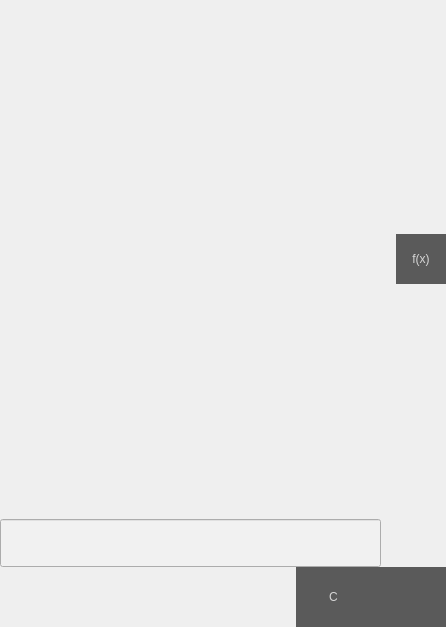
<?xml version="1.0" encoding="UTF-8"?>
<ui version="4.0">
 <class>MainWindow</class>
 <widget class="QMainWindow" name="MainWindow">
  <property name="geometry">
   <rect>
    <x>0</x>
    <y>0</y>
    <width>446</width>
    <height>627</height>
   </rect>
  </property>
  <property name="sizePolicy">
   <sizepolicy hsizetype="Minimum" vsizetype="Minimum">
    <horstretch>0</horstretch>
    <verstretch>0</verstretch>
   </sizepolicy>
  </property>
  <property name="font">
   <font>
    <pointsize>18</pointsize>
   </font>
  </property>
  <property name="windowTitle">
   <string>Twilight Calc</string>
  </property>
  <property name="styleSheet">
   <string notr="true">.MainWindow {
	font: 18pt;
	background-color: rgb(245, 245, 245);
}
QPushButton {
	color: rgb(214, 214, 214);
	background-color: rgb(90, 90, 90);
	border: 0px;
}

QPushButton:hover {
	background-color: rgb(194, 194, 194);
	color: rgb(52, 52, 52);
}

QPushButton:hover:pressed {
	
	background-color: rgb(220, 220, 220);
}</string>
  </property>
  <widget class="QWidget" name="centralwidget">
   <layout class="QGridLayout" name="gridLayout">
    <property name="leftMargin">
     <number>0</number>
    </property>
    <property name="topMargin">
     <number>0</number>
    </property>
    <property name="rightMargin">
     <number>0</number>
    </property>
    <property name="bottomMargin">
     <number>0</number>
    </property>
    <property name="spacing">
     <number>0</number>
    </property>
    <item row="0" column="0">
     <layout class="QHBoxLayout" name="horizontalLayout" stretch="3,2">
      <property name="spacing">
       <number>0</number>
      </property>
      <item>
       <layout class="QVBoxLayout" name="verticalLayout" stretch="0,0,0,0,2">
        <property name="spacing">
         <number>0</number>
        </property>
        <item>
         <layout class="QHBoxLayout" name="horizontalLayout_3"/>
        </item>
        <item>
         <widget class="QWidget" name="historyWidget" native="true">
          <property name="sizePolicy">
           <sizepolicy hsizetype="Preferred" vsizetype="Minimum">
            <horstretch>0</horstretch>
            <verstretch>0</verstretch>
           </sizepolicy>
          </property>
          <layout class="QHBoxLayout" name="horizontalLayout_4">
           <property name="spacing">
            <number>0</number>
           </property>
           <property name="sizeConstraint">
            <enum>QLayout::SetDefaultConstraint</enum>
           </property>
           <property name="leftMargin">
            <number>0</number>
           </property>
           <property name="topMargin">
            <number>0</number>
           </property>
           <property name="rightMargin">
            <number>0</number>
           </property>
           <property name="bottomMargin">
            <number>0</number>
           </property>
           <item>
            <spacer name="horizontalSpacer_3">
             <property name="orientation">
              <enum>Qt::Horizontal</enum>
             </property>
             <property name="sizeHint" stdset="0">
              <size>
               <width>40</width>
               <height>20</height>
              </size>
             </property>
            </spacer>
           </item>
           <item>
            <widget class="QPushButton" name="funsButton">
             <property name="minimumSize">
              <size>
               <width>50</width>
               <height>50</height>
              </size>
             </property>
             <property name="styleSheet">
              <string notr="true">QPushButton:checked {
	background-color: rgb(35, 140, 220);
}</string>
             </property>
             <property name="text">
              <string>f(x)</string>
             </property>
             <property name="checkable">
              <bool>true</bool>
             </property>
            </widget>
           </item>
          </layout>
         </widget>
        </item>
        <item>
         <layout class="QHBoxLayout" name="horizontalLayout_2" stretch="2,0,0">
          <item>
           <widget class="QLineEdit" name="expressionEdit">
            <property name="sizePolicy">
             <sizepolicy hsizetype="Preferred" vsizetype="Fixed">
              <horstretch>0</horstretch>
              <verstretch>0</verstretch>
             </sizepolicy>
            </property>
            <property name="font">
             <font>
              <pointsize>26</pointsize>
             </font>
            </property>
            <property name="styleSheet">
             <string notr="true">background-color: rgb(241, 241, 241);</string>
            </property>
            <property name="placeholderText">
             <string/>
            </property>
           </widget>
          </item>
          <item>
           <spacer name="horizontalSpacer_2">
            <property name="orientation">
             <enum>Qt::Horizontal</enum>
            </property>
            <property name="sizeType">
             <enum>QSizePolicy::Fixed</enum>
            </property>
            <property name="sizeHint" stdset="0">
             <size>
              <width>5</width>
              <height>20</height>
             </size>
            </property>
           </spacer>
          </item>
          <item>
           <widget class="QLabel" name="answerLabel">
            <property name="sizePolicy">
             <sizepolicy hsizetype="Preferred" vsizetype="Fixed">
              <horstretch>0</horstretch>
              <verstretch>0</verstretch>
             </sizepolicy>
            </property>
            <property name="minimumSize">
             <size>
              <width>60</width>
              <height>0</height>
             </size>
            </property>
            <property name="font">
             <font>
              <pointsize>26</pointsize>
             </font>
            </property>
            <property name="text">
             <string/>
            </property>
            <property name="textFormat">
             <enum>Qt::PlainText</enum>
            </property>
            <property name="alignment">
             <set>Qt::AlignRight|Qt::AlignTrailing|Qt::AlignVCenter</set>
            </property>
            <property name="textInteractionFlags">
             <set>Qt::TextSelectableByMouse</set>
            </property>
           </widget>
          </item>
         </layout>
        </item>
        <item>
         <layout class="QHBoxLayout" name="additionalButtonsLayout" stretch="1,0,0">
          <property name="spacing">
           <number>0</number>
          </property>
          <item>
           <spacer name="horizontalSpacer">
            <property name="orientation">
             <enum>Qt::Horizontal</enum>
            </property>
            <property name="sizeType">
             <enum>QSizePolicy::Expanding</enum>
            </property>
            <property name="sizeHint" stdset="0">
             <size>
              <width>40</width>
              <height>20</height>
             </size>
            </property>
           </spacer>
          </item>
          <item>
           <widget class="QPushButton" name="clearButton">
            <property name="sizePolicy">
             <sizepolicy hsizetype="Fixed" vsizetype="Fixed">
              <horstretch>0</horstretch>
              <verstretch>0</verstretch>
             </sizepolicy>
            </property>
            <property name="minimumSize">
             <size>
              <width>75</width>
              <height>60</height>
             </size>
            </property>
            <property name="maximumSize">
             <size>
              <width>75</width>
              <height>60</height>
             </size>
            </property>
            <property name="text">
             <string>C</string>
            </property>
            <property name="autoExclusive">
             <bool>false</bool>
            </property>
            <property name="flat">
             <bool>false</bool>
            </property>
           </widget>
          </item>
          <item>
           <widget class="QPushButton" name="backspaceButton">
            <property name="sizePolicy">
             <sizepolicy hsizetype="Fixed" vsizetype="Fixed">
              <horstretch>0</horstretch>
              <verstretch>0</verstretch>
             </sizepolicy>
            </property>
            <property name="minimumSize">
             <size>
              <width>75</width>
              <height>60</height>
             </size>
            </property>
            <property name="maximumSize">
             <size>
              <width>75</width>
              <height>60</height>
             </size>
            </property>
            <property name="text">
             <string/>
            </property>
            <property name="icon">
             <iconset resource="../images.qrc">
              <normaloff>:/images/icons/backspace.png</normaloff>:/images/icons/backspace.png</iconset>
            </property>
            <property name="iconSize">
             <size>
              <width>32</width>
              <height>32</height>
             </size>
            </property>
            <property name="flat">
             <bool>false</bool>
            </property>
           </widget>
          </item>
         </layout>
        </item>
        <item>
         <layout class="QGridLayout" name="keyboardLayout" rowstretch="0">
          <property name="sizeConstraint">
           <enum>QLayout::SetMaximumSize</enum>
          </property>
         </layout>
        </item>
       </layout>
      </item>
      <item>
       <widget class="QTabWidget" name="funVarPanel">
        <property name="sizePolicy">
         <sizepolicy hsizetype="Maximum" vsizetype="Expanding">
          <horstretch>0</horstretch>
          <verstretch>0</verstretch>
         </sizepolicy>
        </property>
        <property name="minimumSize">
         <size>
          <width>0</width>
          <height>0</height>
         </size>
        </property>
        <property name="maximumSize">
         <size>
          <width>0</width>
          <height>5000</height>
         </size>
        </property>
        <property name="styleSheet">
         <string notr="true">font: 11pt;</string>
        </property>
        <property name="tabPosition">
         <enum>QTabWidget::North</enum>
        </property>
        <property name="currentIndex">
         <number>1</number>
        </property>
        <property name="usesScrollButtons">
         <bool>false</bool>
        </property>
        <widget class="QWidget" name="funsTab">
         <attribute name="title">
          <string notr="true">f(a)</string>
         </attribute>
         <layout class="QGridLayout" name="gridLayout_2">
          <property name="leftMargin">
           <number>0</number>
          </property>
          <property name="topMargin">
           <number>0</number>
          </property>
          <property name="rightMargin">
           <number>0</number>
          </property>
          <property name="bottomMargin">
           <number>0</number>
          </property>
          <property name="spacing">
           <number>0</number>
          </property>
          <item row="0" column="0">
           <widget class="QListView" name="funsListView">
            <property name="styleSheet">
             <string notr="true">font: 16pt;</string>
            </property>
            <property name="horizontalScrollBarPolicy">
             <enum>Qt::ScrollBarAlwaysOff</enum>
            </property>
            <property name="sizeAdjustPolicy">
             <enum>QAbstractScrollArea::AdjustToContents</enum>
            </property>
            <property name="editTriggers">
             <set>QAbstractItemView::NoEditTriggers</set>
            </property>
            <property name="showDropIndicator" stdset="0">
             <bool>false</bool>
            </property>
            <property name="resizeMode">
             <enum>QListView::Adjust</enum>
            </property>
           </widget>
          </item>
         </layout>
        </widget>
        <widget class="QWidget" name="varsTab">
         <attribute name="title">
          <string>Переменные</string>
         </attribute>
         <layout class="QGridLayout" name="gridLayout_3">
          <property name="leftMargin">
           <number>0</number>
          </property>
          <property name="topMargin">
           <number>0</number>
          </property>
          <property name="rightMargin">
           <number>0</number>
          </property>
          <property name="bottomMargin">
           <number>0</number>
          </property>
          <property name="spacing">
           <number>0</number>
          </property>
          <item row="0" column="0">
           <widget class="QListView" name="varsListView">
            <property name="styleSheet">
             <string notr="true">font: 16pt;</string>
            </property>
           </widget>
          </item>
         </layout>
        </widget>
       </widget>
      </item>
     </layout>
    </item>
   </layout>
  </widget>
 </widget>
 <resources>
  <include location="../images.qrc"/>
 </resources>
 <connections/>
</ui>
